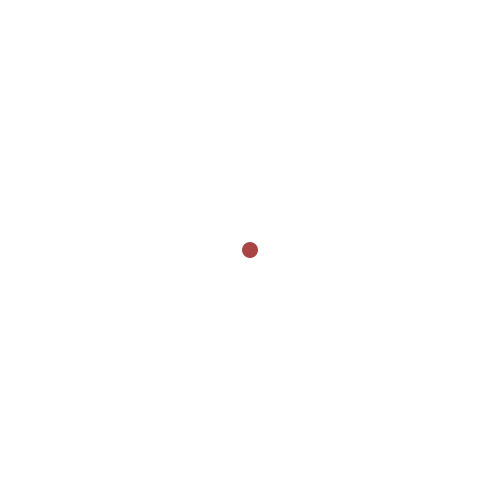
Frame 1 (no input)
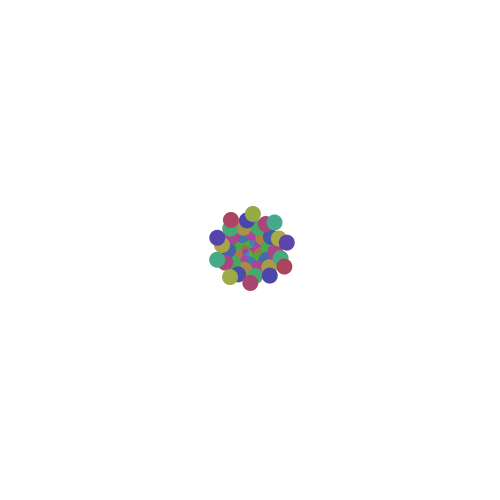
Frame 60 (the mouse pressed at the canvas centre just before this capture)
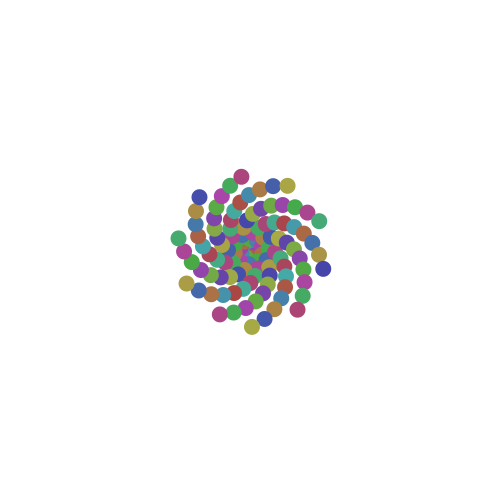
Frame 120 (the mouse held since frame 60 and released just before this capture)

The Processing sketch that drew these frames (run headless with seeded random() and noise(); from frame 60 on, the mouse is pressed at the canvas centre):

// Processing sketch: processing_68232
// ── processing_68232.pde

//Genera una espiral a velocidad y ángulos aleatorios
//El color depende del ángulo
float r = 0;
float theta = 0;
float colorz = 0;
float varrandom = random(1);
void setup() {
  size(500,500);
  colorMode(HSB);
  background(255);
  smooth();
}
void draw() {

  float x = r * cos(theta);
  float y = r * sin(theta);

  noStroke();
  fill(colorz,150,170);
  ellipse(x+width/2, y+height/2, 16, 16); 

  theta=theta+varrandom;
  r=r+varrandom;
  colorz=(theta*100)%255;
}
